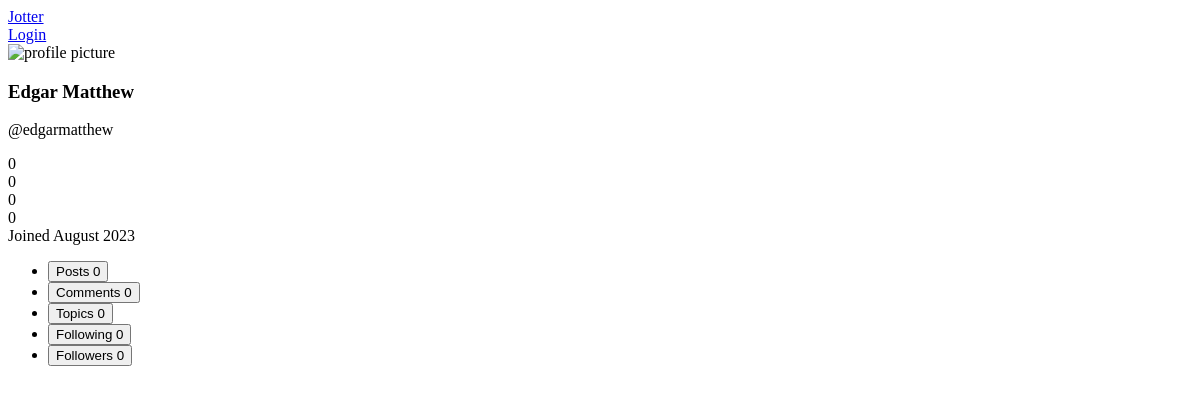
/accounts/profile/edgarmatthew/, run on an earlier commit of the app's database.
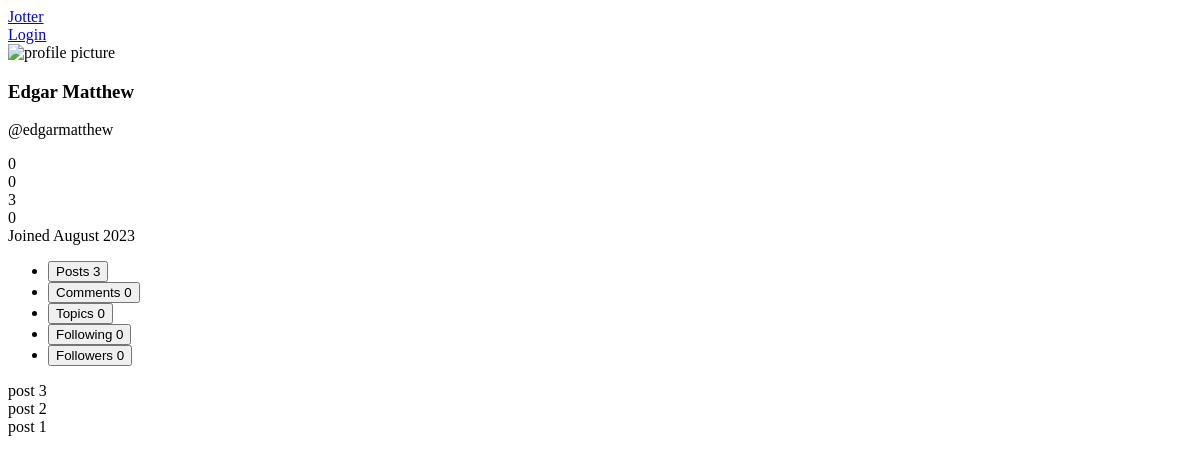
And on a later commit of the database.
### blog/models.py (models this page shows, shortened)
class Post(models.Model):
    uuid = models.UUIDField(default=uuid4, auto_created=True)
    author = models.ForeignKey(settings.AUTH_USER_MODEL, on_delete=models.CASCADE)
    topic = models.ForeignKey(Topic, on_delete=models.CASCADE)
    title = models.CharField(max_length=150)
    text = models.TextField()
    dateAdded = models.DateTimeField(auto_now_add=True)
    likes = models.IntegerField(null=True, blank=True, default=0)
    slug = models.SlugField(null=False)
    tags = models.CharField(max_length=50)
    def __str__(self):
        return self.title
    class Meta:
        ordering = ('-dateAdded',)

### accounts/views.py (the view)
# urls.py: path('profile/<str:username>/', Profile.as_view(), name="profile")
class Profile(DetailView):
    model = CustomUser
    slug_field = 'username'
    slug_url_kwarg = 'username'
    template_name = 'registration/profile.html'
    def get(self, request, *args, **kwargs):
        profile = super(Profile, self).get_object()
        posts = profile.post_set.all()
        comments = profile.comment_set.all()
        context = {'profile': profile, 'posts': posts, 'comments': comments}
        return render(request, self.template_name, context)

### accounts/templates/registration/profile.html (shortened to what this page needs)
{% extends "blog/base.html" %}
{% load static %}
{% block content %}
<div class="sidebar">
    <img src="" alt="profile picture">
    <h3 class="name">{{ profile.first_name }} {{ profile.last_name }}</h3>
    <p class="handle">@{{ profile.username }}</p>
    <div class="stats">
        <div class="followers">{{ profile.followers|length }}</div>
        <div class="following">{{ profile.following|length }}</div>
        <div class="posts">{{ posts|length }}</div>
        <div class="topics">{{ profile.topics|length }}</div>
    </div>
    <div class="joined">Joined {{ profile.date_joined|date:"F o" }}</div>
</div>
<div class="main">
    <div class="navbar">
        <ul>
            <li>
                <button id="0">
                    Posts
                    <span class="badge">{{ posts|length }}</span>
                </button>
            </li>
            <li>
                <button id="1">
                    Comments
                    <span class="badge">{{ comments|length }}</span>
                </button>
            </li>
            <li>
                <button id="2">
                    Topics
                    <span class="badge">{{ profile.topics|length }}</span>
                </button>
            </li>
            <li>
                <button id="3">
                    Following
                    <span class="badge">{{ profile.following|length }}</span>
                </button>
            </li>
            <li>
                <button id="4">
                    Followers
                    <span class="badge">{{ profile.followers|length }}</span>
                </button>
            </li>
        </ul>
    </div>
    <div class="content">
        {% include "registration/dynamicContent.html" with contents=posts %}
    </div>
</div>
{% endblock content %}

### accounts/templates/registration/dynamicContent.html
{% for content in contents %}
    <div>{{ content }}</div>
{% endfor %}

What changed in the data, as far as the page shows it:
added Post: title "post 3"
added Post: title "post 2"
added Post: title "post 1"
Also different on the page:
{{ posts|length }}: "0" → "3"
